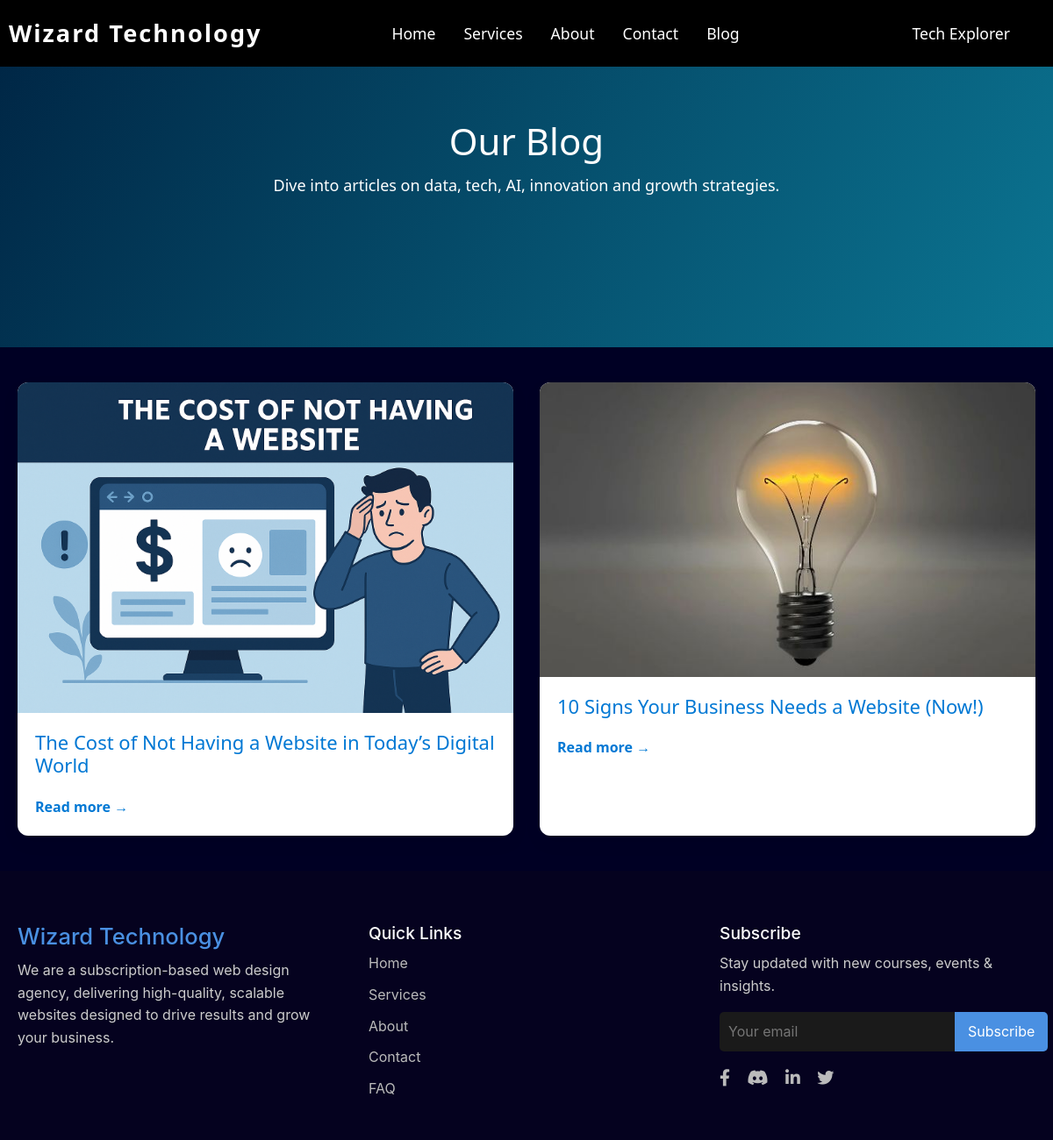
Screenshot of /blog/ with the database file from the repository.
### wizard/models.py (models this page shows, shortened)
class Blog(models.Model):
    title = models.CharField(max_length=500)
    image = models.ImageField(upload_to='blog_image/')
    body = RichTextUploadingField()
    tag = models.CharField(max_length=50, blank=True, null=True)
    posted_at = models.DateTimeField(auto_now_add=True, null=True, blank=True)
    author = models.CharField(max_length=100, blank=True, null=True)

### wizard/views.py (the view)
# urls.py: path('blog/', blog, name='blog'),
def blog(request):
    posts = Blog.objects.all().order_by('-posted_at')
    return render(request, 'blog.html', {'posts': posts})

### wizard/templates/blog.html (shortened to what this page needs)
{% extends 'base.html'%}
{% load static %}
{% block content %}
</head>
<body>
<header>
  <h1>Our Blog</h1>
  <p>Dive into articles on data, tech, AI, innovation and growth strategies.</p>
</header>
<div class="blog-container">
  {% for post in posts %}
    <div class="blog-card">
      <img src="{{ post.image.url }}" alt="{{ post.title }}">
      <div class="blog-content">
        <h2>{{ post.title }}</h2>
        <a href="{% url 'blog_detail' post.id %}" class="read-more">Read more →</a>
      </div>
    </div>
  {% endfor %}
</div>
{% endblock %}

### static/css/style.css (style rules this page uses)
*, *::before, *::after { box-sizing: border-box; margin: 0; padding: 0; }
html, body { width: 100%; overflow-x: hidden; font-family: 'Poppins', sans-serif; }

### wizard/templates/base.html (style rules this page uses)
body { margin: 0; padding: 0; font-family: 'Segoe UI', Tahoma, Geneva, Verdana, sans-serif; background-color: #040011; color: #c3f2f8; line-height: 1.6; }

### wizard/templates/blog.html (style rules this page uses)
* { box-sizing: border-box; margin: 0; padding: 0; }
body { font-family: 'Segoe UI', Tahoma, Geneva, Verdana, sans-serif; background-color: #000024; color: #333; line-height: 1.6; }
header { background: linear-gradient(120deg, #002746, #0b7592); color: white; padding: 60px 20px; text-align: center; height: 40vh; }
header h1 { font-size: 42px; margin-bottom: 10px; }
header p { font-size: 18px; max-width: 600px; margin: 0 auto; }
.blog-container { display: grid; grid-template-columns: repeat(auto-fit, minmax(300px, 1fr)); gap: 30px; max-width: 1200px; margin: 40px auto; padding: 0 20px; }
.blog-card { background: white; border-radius: 12px; box-shadow: 0 8px 20px rgba(0, 0, 0, 0.06); transition: transform 0.3s ease, box-shadow 0.3s ease; overflow: hidden; }
.blog-card img { width: 100%; height: auto; display: block; }
.blog-content { padding: 20px; }
.blog-content h2 { font-size: 22px; margin-bottom: 10px; color: #0078d4; }
.read-more { text-decoration: none; font-weight: 600; color: #0078d4; display: inline-block; margin-top: 10px; transition: color 0.3s; }

### rows the page displays
Blog: image (picture), title "The Cost of Not Having a Website in Today’s Digital World"
Blog: image (picture), title "10 Signs Your Business Needs a Website (Now!)"
